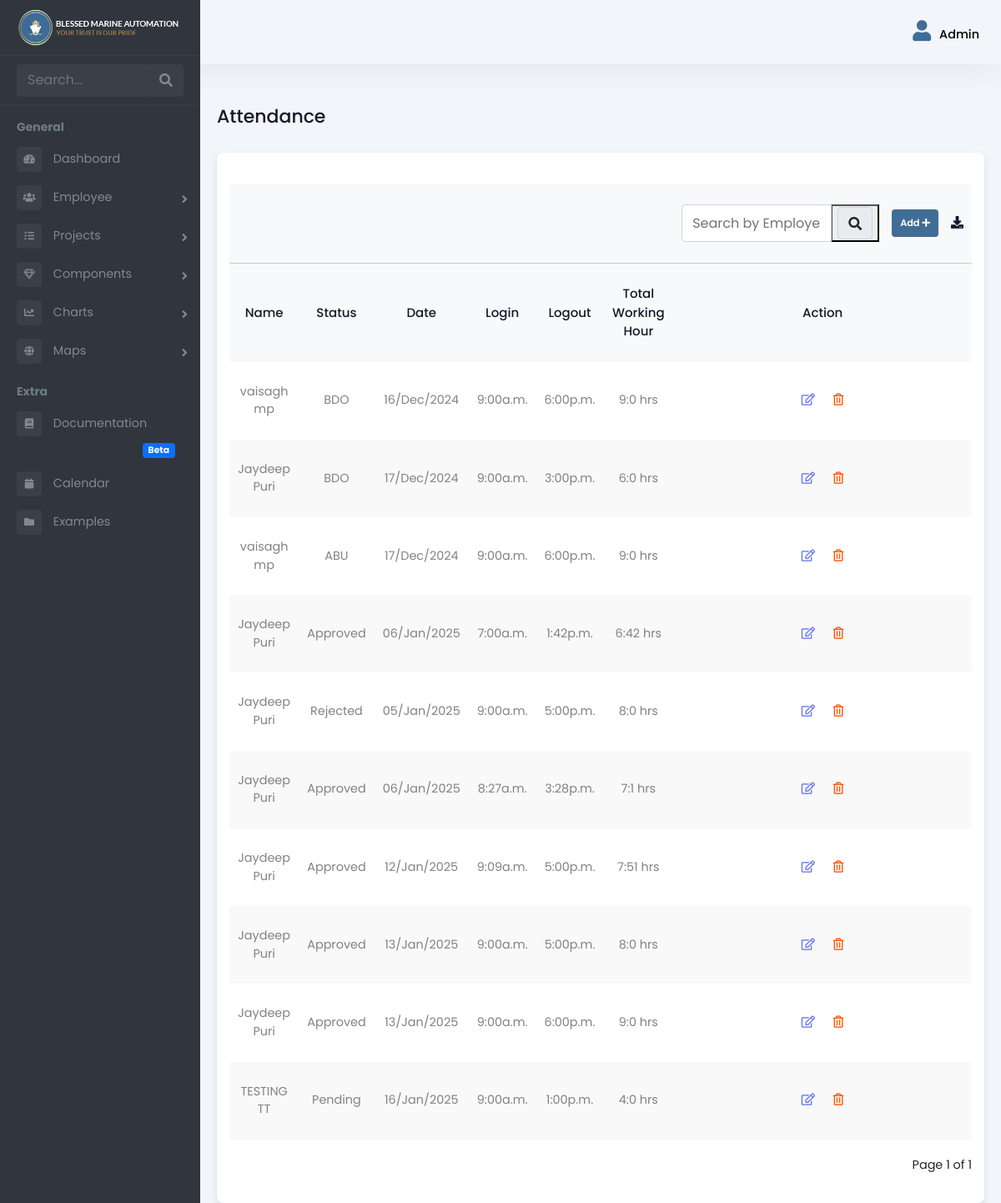
The app's page /admin-panel/employee/attendance/ (signed in), older data.
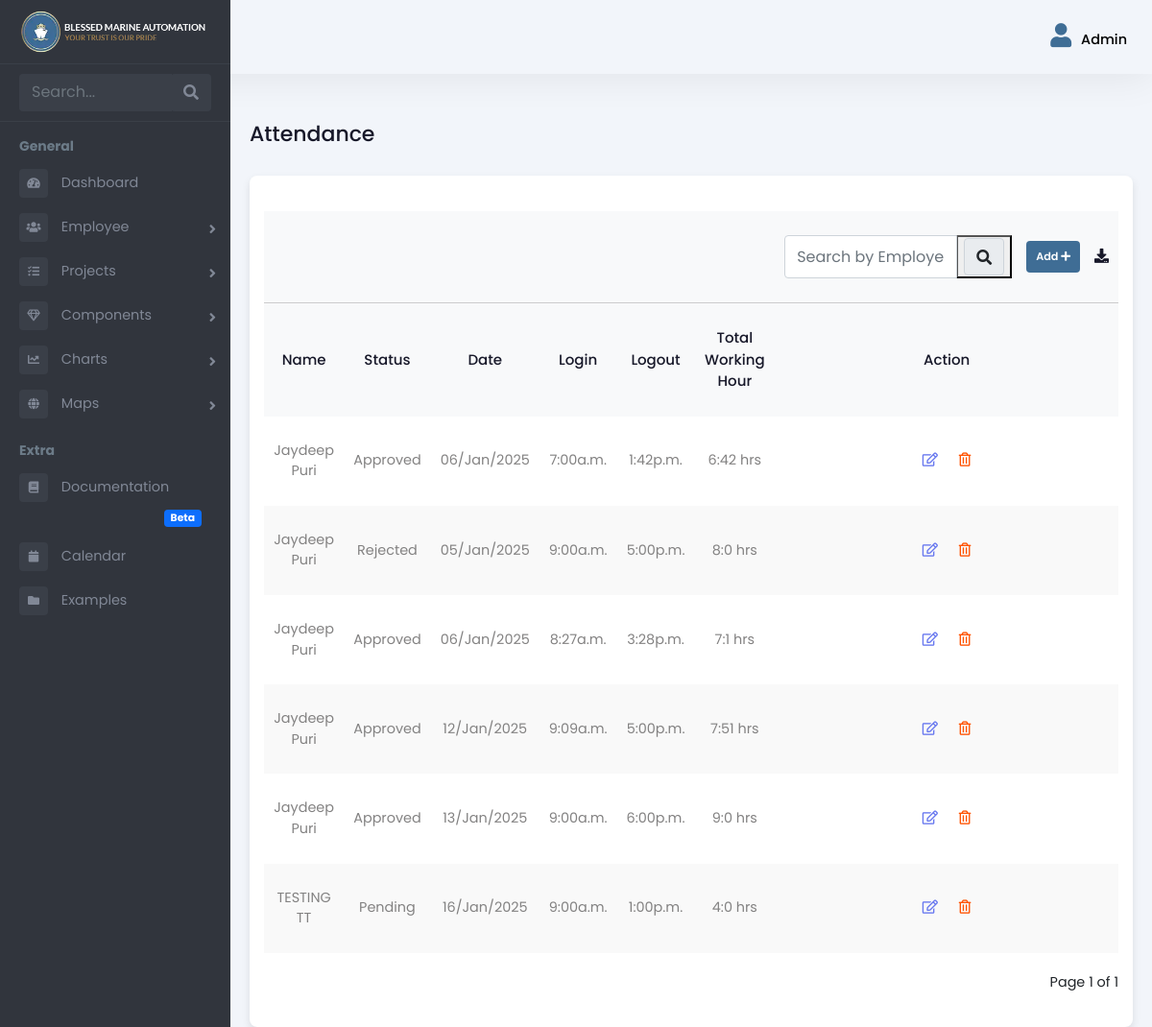
The same page, newer data.
### Admin/models.py (models this page shows, shortened)
class Attendance(models.Model):
    LOCATION_CHOICES = [
        ('DMC', 'DMC Warehouse'),
        ('FUJ', 'FUJ'),
        ('KFK', 'KFK'),
        ('ABU', 'Abu Dhabi'),
        ('BDO', 'Bur Dubai Office'),
        ('OVERSEAS', 'Overseas'),
    ]
    STATUS_CHOICES = [
        ('PENDING', 'Pending'),
        ('APPROVED', 'Approved'),
        ('REJECTED', 'Rejected'),
    ]
    ATTENDANCE_STATUS = [
        ('PRESENT', 'Present'),
        ('LEAVE', 'Leave'),
        ('WORK FROM HOME', 'Work from Home'),
        ('SICK LEAVE', 'Sick Leave'),
        ('ANNUAL LEAVE', 'Annual Leave'),
        ('CASUAL LEAVE', 'Casual Leave'),
    ]
    employee = models.ForeignKey(
        Employee, related_name='attendance_set', on_delete=models.CASCADE
    )
    project = models.ForeignKey(
        'Project', on_delete=models.SET_NULL, null=True, blank=True, related_name='attendance_set'
    )  # New field added
    login_time = models.DateTimeField(null=True, blank=True)
    log_out_time = models.DateTimeField(null=True, blank=True)
    total_hours_of_work = models.DecimalField(max_digits=10, decimal_places=2, null=True, blank=True)
    location = models.CharField(max_length=20, choices=LOCATION_CHOICES, null=True, blank=True)
    attendance_status = models.CharField(max_length=20, choices=ATTENDANCE_STATUS, null=True, blank=True)
    status = models.CharField(max_length=10, choices=STATUS_CHOICES, default='PENDING')
    rejection_reason = models.TextField(null=True, blank=True)
    rejected_by = models.ForeignKey(User, on_delete=models.SET_NULL, null=True, blank=True, related_name='rejected_attendance')
    travel_in_time = models.DateTimeField(null=True, blank=True)
    travel_out_time = models.DateTimeField(null=True, blank=True)

class Employee(models.Model):
    user = models.OneToOneField(User, on_delete=models.CASCADE, related_name='employee_profile')
    is_employee = models.BooleanField(default=False)
    is_manager = models.BooleanField(default=False)
    rank = models.CharField(max_length=255, blank=True, null=True)
    salary = models.DecimalField(max_digits=10, decimal_places=2, blank=True, null=True)
    work_days = models.DecimalField(max_digits=10, decimal_places=2, default=0, blank=True)  # Calculated field
    holidays = models.IntegerField(null=True, blank=True)
    overseas_days = models.IntegerField(default=0)

### Admin/views.py (the view)
# urls.py: path('employee/attendance/', attendance_list_view, name='attendance_list_view'),
@login_required
def attendance_list_view(request):
    search_query = request.GET.get('search', '')
    attendance_records = Attendance.objects.select_related('employee')
    if search_query:
        attendance_records = attendance_records.filter(
            employee__user__username__icontains=search_query
        ).order_by('-login_time')
    paginator = Paginator(attendance_records, 10)
    page_number = request.GET.get('page')
    page_obj = paginator.get_page(page_number)
    context = {
        'attendance_records': page_obj,
        'search_query': search_query,
    }
    return render(request, 'Admin/attendance_list.html', context)

### Admin/templatetags/custom_filters.py (called while the page is built)
@register.filter
def format_hours(value):
    try:
        value = float(value)
        hours = int(value)
        minutes = round((value - hours) * 60)
        return f"{hours}:{minutes} hrs"
    except (ValueError, TypeError):
        return value  # Return the original value if conversion fails

### templates/Admin/attendance_list.html (shortened to what this page needs)
{% extends 'Admin/adminbase.html' %}
{% load custom_filters %}
{% load static %}
{% block content %}
<div class="emply-list-wraper">
    <div class="pg-title">
        <h1>Attendance</h1>
    </div>
    <div class="widget-box table-wdgt">
        <table id="employeeTable">
            <thead>
                <tr style="border-bottom: 1px solid #ccc">
                    <th></th>
                    <th></th>
                    <th></th>
                    <th></th>
                    <th></th>
                    <th></th>
                    <th>
                        <div class="add-new-emply">
                            <div class="table-searchbar">
                                <div class="sidebar-search">
                                    <form method="get" action="">
                                        <div class="input-group">
                                            <input type="text" name="search" class="form-control search-menu"
                                                value="{{ search_query }}" placeholder="Search by Employee Name" />
                                            <button type="submit">
                                                <div class="input-group-append">
                                                    <span class="input-group-text">
                                                        <i class="fa fa-search" aria-hidden="true"></i>
                                                    </span>
                                                </div>
                                            </button>
                                        </div>
                                    </form>
                                </div>
                            </div>
                            <a class="badge bg-warning" href="#">Add <i class="fas fa-plus"></i></a>
                            <div class="dwnld-dropdown">
                                <a href="#" title="Download"><i class="fas fa-download"></i></a>
                            </div>
                        </div>
                    </th>
                </tr>
            </thead>
            <thead>
                <tr>
                    <th>Name</th>
                    <th>Status</th>
                    <th>Date</th>
                    <th>Login</th>
                    <th>Logout</th>
                    <th>Total Working Hour</th>
                    <th>Action</th>
                </tr>
            </thead>
            <tbody>
                {% for record in attendance_records %}
                <tr>
                    <td><a href="{% url 'attendance_detail' record.pk %}">{{ record.employee.user.get_full_name }}</a>
                    </td>
                    <td>{{ record.get_status_display }}</td>
                    <td>{{ record.login_time.date|date:"d/M/Y" }}</td>
                    <td>{{ record.login_time|time:"g:ia" }}</td>
                    <td>{{ record.log_out_time|time:"g:ia" }}</td>
                    <td>{{ record.total_hours_of_work|format_hours }}</td>
                    <td class="list-action-col">
                        <a href="{% url 'edit_attendance' record.id %}"><i class="far fa-edit"></i></a>
                        <a href="{% url 'delete_attendance' record.id %}"
                            onclick="return confirm('Are you sure you want to delete this attendance?');">
                            <i class="far fa-trash-alt"></i>
                        </a>
                    </td>
                </tr>
                {% endfor %}
            </tbody>
        </table>
        <div class="pagination" id="pagination">
            <span>Page {{ attendance_records.number }} of {{ attendance_records.paginator.num_pages }}</span>
        </div>
    </div>
</div>
{% endblock %}

### templates/Admin/adminbase.html (shortened to what this page needs)
{% load static %}
<!DOCTYPE html>
<html lang="en">
<head>
    <link rel="stylesheet" href="{% static 'assets/vendor/bootstrap/css/bootstrap.min.css' %}" />
    <link href="https://use.fontawesome.com/releases/v5.0.6/css/all.css" rel="stylesheet" />
    <link rel="stylesheet" href="{% static 'assets/styles.css' %}" />
    <link rel="stylesheet" href="{% static 'assets/css/style.css' %}" />
</head>
<body>
    <header>
        <div class="hdr-user">
          <div class="dropdown">
            <button
              class="btndropdown-toggle"
              type="button"
              id="dropdownMenuButton1"
              data-bs-toggle="dropdown"
              aria-expanded="false"
            >
              <i class="fas fa-user"></i><span>Admin</span>
            </button>
          </div>
        </div>
      </header>
    <div class="page-wrapper chiller-theme toggled"  id="content">
        <nav id="sidebar"  class="sidebar-wrapper sidebar">
            <div class="sidebar-content">
              <div class="sidebar-brand">
                <a href="{% url 'admin-dashboard' %}"><img src="{% static 'assets/images/blessesmarine-logo.webp' %}"
                    alt="Blessed Marine Automation Logo" /></a>
              </div>
              <div class="sidebar-search">
                <div>
                  <div class="input-group">
                    <input
                      type="text"
                      class="form-control search-menu"
                      placeholder="Search..."
                    />
                    <div class="input-group-append">
                      <span class="input-group-text">
                        <i class="fa fa-search" aria-hidden="true"></i>
                      </span>
                    </div>
                  </div>
                </div>
              </div>
              <div class="sidebar-menu">
                <ul>
                  <li class="header-menu">
                    <span>General</span>
                  </li>
                  <li>
                    <a href="{% url 'admin-dashboard' %}">
                      <i class="fa fa-tachometer-alt"></i>
                      <span>Dashboard</span>
                    </a>
                  </li>
                  <li class="sidebar-dropdown">
                    <a href="#">
                      <i class="fas fa-users"></i>
                      <span>Employee</span>
                    </a>
                  </li>
                  <li class="sidebar-dropdown">
                    <a href="#">
                      <i class="fas fa-tasks"></i>
                      <span>Projects</span>
                    </a>
                  </li>
                  <li class="sidebar-dropdown">
                    <a href="#">
                      <i class="far fa-gem"></i>
                      <span>Components</span>
                    </a>
                  </li>
                  <li class="sidebar-dropdown">
                    <a href="#">
                      <i class="fa fa-chart-line"></i>
                      <span>Charts</span>
                    </a>
                  </li>
                  <li class="sidebar-dropdown">
                    <a href="#">
                      <i class="fa fa-globe"></i>
                      <span>Maps</span>
                    </a>
                  </li>
                  <li class="header-menu">
                    <span>Extra</span>
                  </li>
                  <li>
                    <a href="#">
                      <i class="fa fa-book"></i>
                      <span>Documentation</span>
                      <span class="badge bg-pill bg-primary">Beta</span>
                    </a>
                  </li>
                  <li>
                    <a href="#">
                      <i class="fa fa-calendar"></i>
                      <span>Calendar</span>
                    </a>
                  </li>
                  <li>
                    <a href="#">
                      <i class="fa fa-folder"></i>
                      <span>Examples</span>
                    </a>
                  </li>
                </ul>
              </div>
            </div>
          </nav>
        {% block content %}
        {% endblock %}
    </div>
</body>
</html>

Row changes from the older to the newer data that the page shows:
removed Attendance: employee.user.get_full_name "vaisagh mp", status "BDO", login_time "16/Dec/2024", login_time "9:00a.m.", log_out_time "6:00p.m.", total_hours_of_work "9:0 hrs"
removed Attendance: employee.user.get_full_name "Jaydeep Puri", status "BDO", login_time "17/Dec/2024", login_time "9:00a.m.", log_out_time "3:00p.m.", total_hours_of_work "6:0 hrs"
removed Attendance: employee.user.get_full_name "vaisagh mp", status "ABU", login_time "17/Dec/2024", login_time "9:00a.m.", log_out_time "6:00p.m.", total_hours_of_work "9:0 hrs"
removed Attendance: employee.user.get_full_name "Jaydeep Puri", status "Approved", login_time "13/Jan/2025", login_time "9:00a.m.", log_out_time "5:00p.m.", total_hours_of_work "8:0 hrs"
